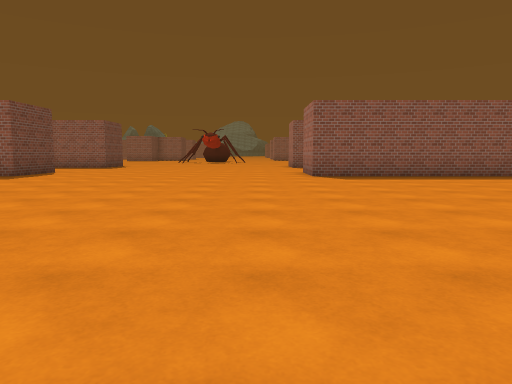
View 1 (above)

24 first-person views from a walk through a scene from a Unity 3-D project. The camera is 1.2 m above the floor, tilts 6° down and sees 70° across. The floor is counted in squares, 2 m on a side. Each view is taken from the middle of a square. On the plan, view 1 faces up. The plan holds only what a view shows up to about 10 squares ahead; the rest is blank. The place goes on beyond the plan. Some surface patterns are stand-ins.

View 2
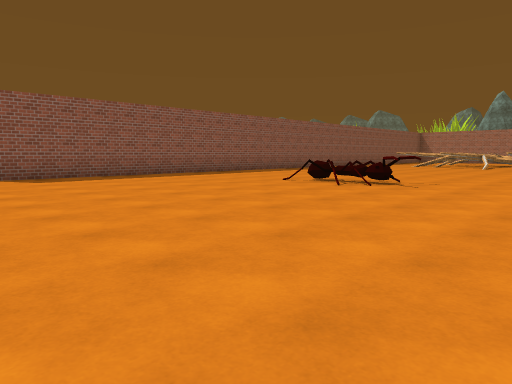

View 3
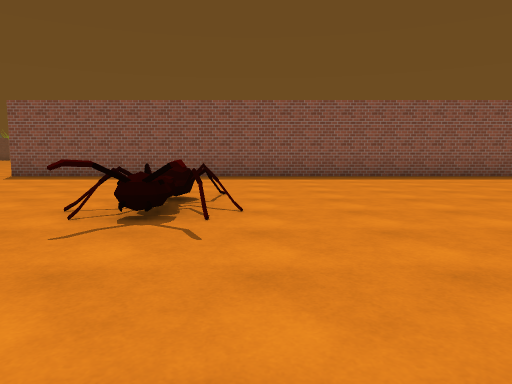

View 4
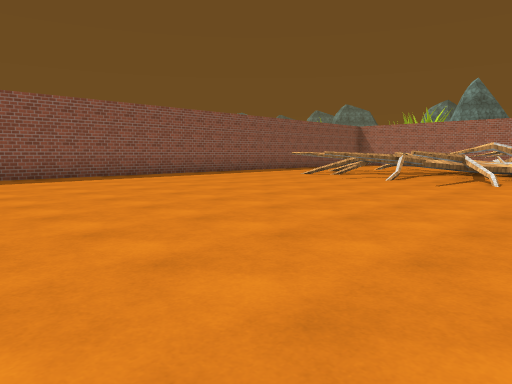

View 5
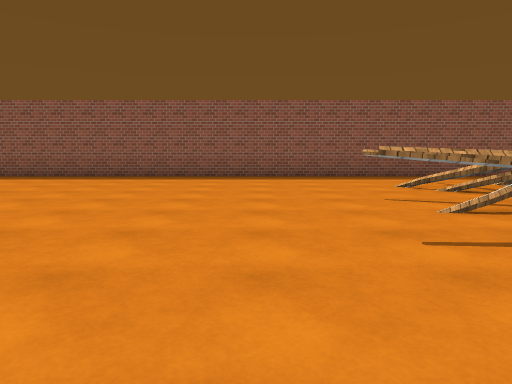

View 6
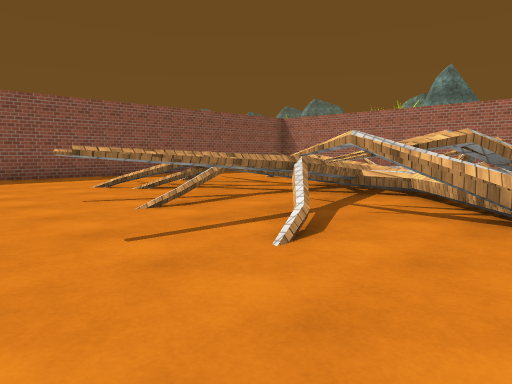

View 7
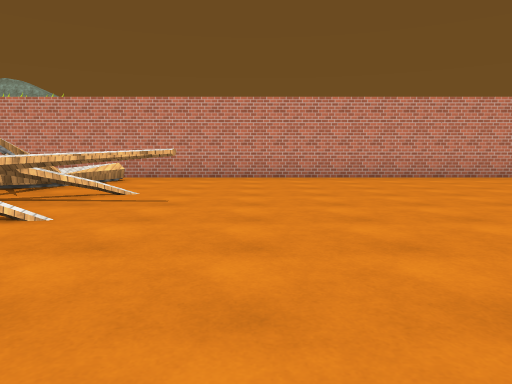

View 8
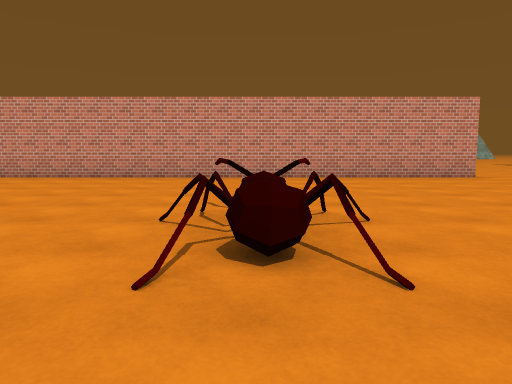

View 9
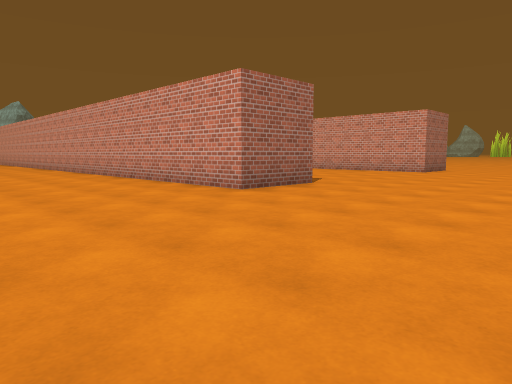

View 10
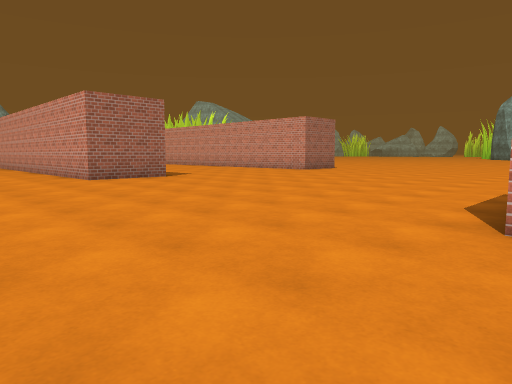

View 11
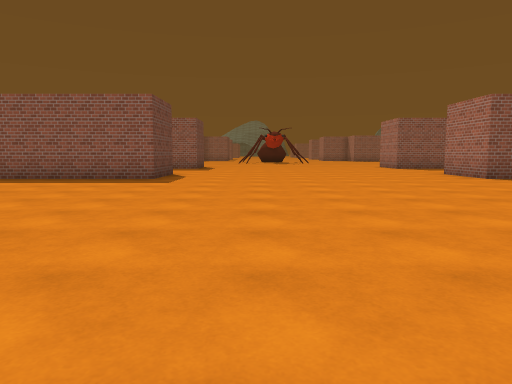

View 12
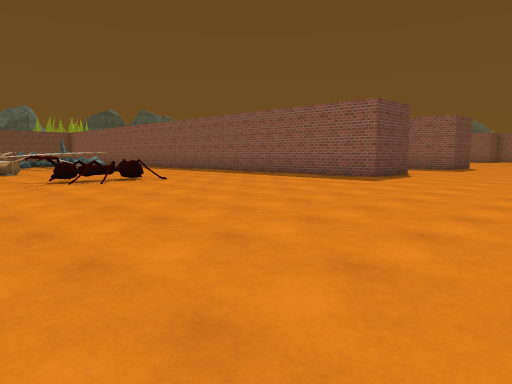

View 13
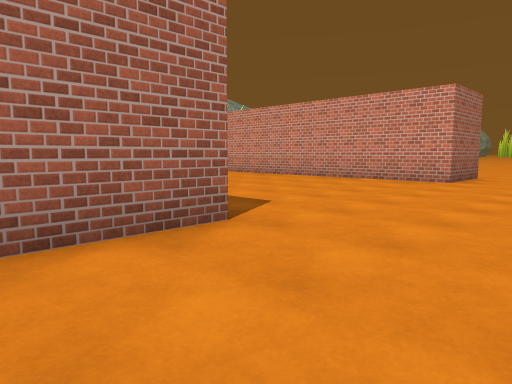

View 14
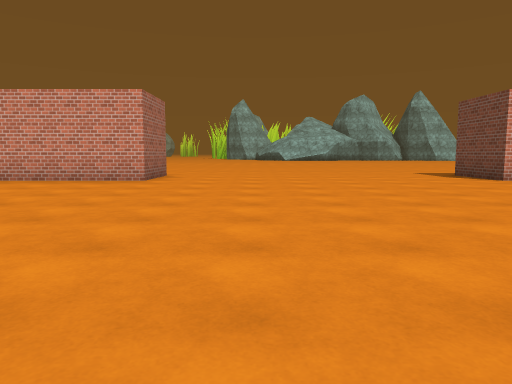

View 15
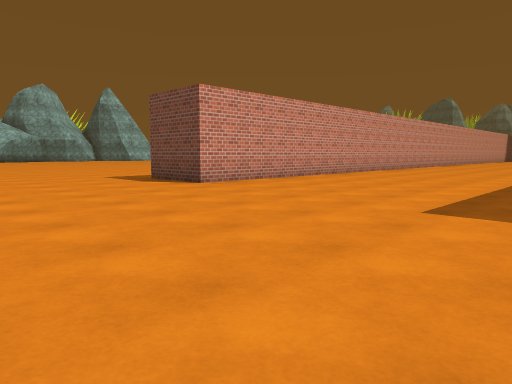

View 16
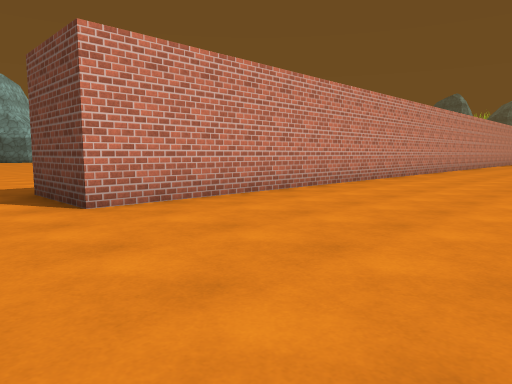

View 17
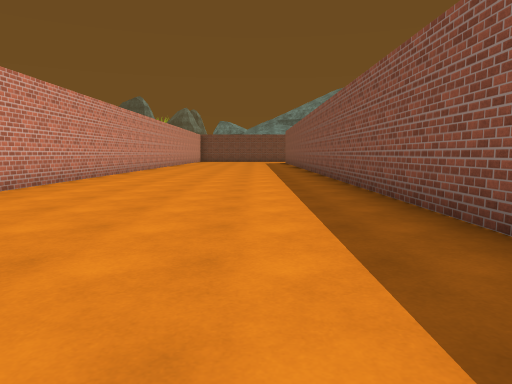

View 18
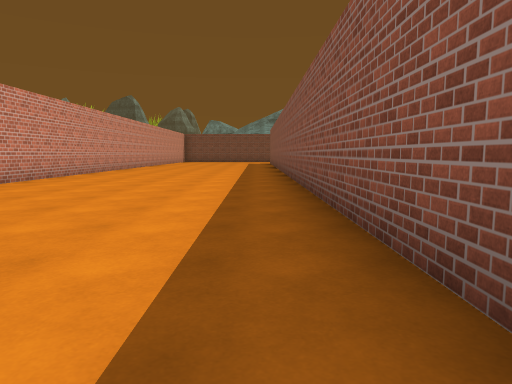

View 19
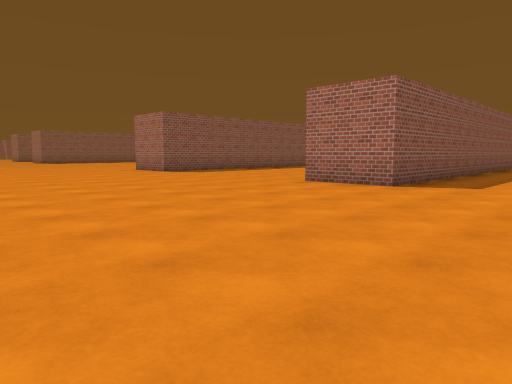

View 20
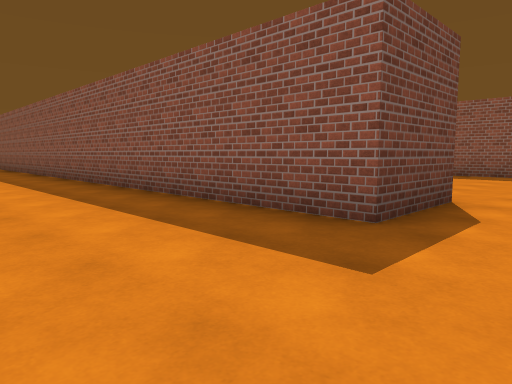

View 21
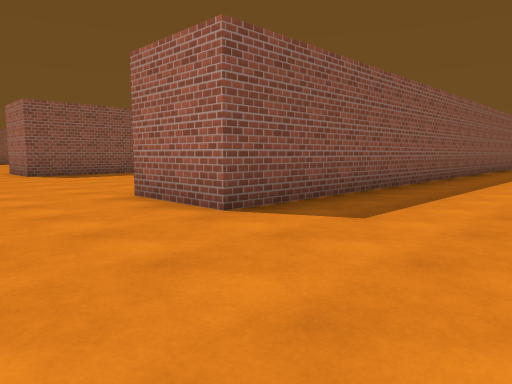

View 22
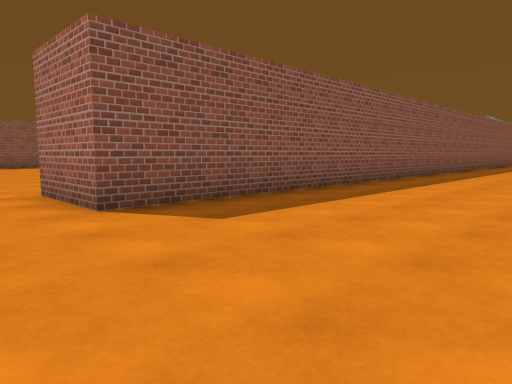

View 23
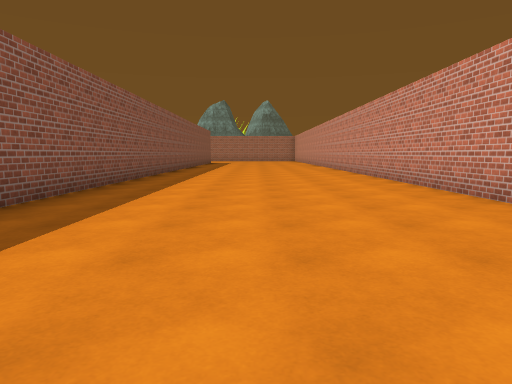

View 24
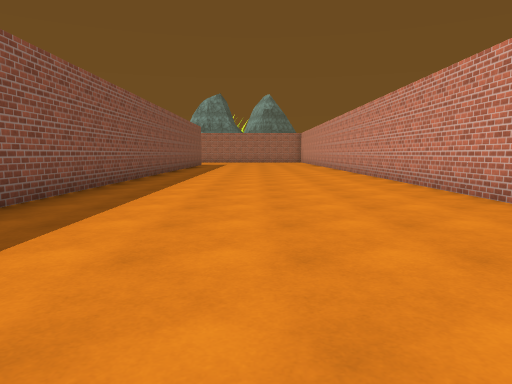

### Floor plan
Points are (right, up) in squares from view 1. A wall is a line through its corners. A room is listed if a view was taken in it or the views show most of it. See-through windows are left out.
Room 1 (views 1, 2, 3, 4, 5, 6, 7, 8, 9, 10, 11, 12, 13, 14, 15, 16, 17, 18, 19, 20, 21, 22, 23, 24)
walls: (-6.9, -4.1) (-17.9, -4.1); (8.4, -10.1) (18.1, -10.1); (10.4, -12.1) (1.5, -12.1) (1.5, -10.1) (5.2, -10.1); (-6.5, 11.1) (-6.5, 9.7) (-10.1, 9.7); (17.1, 2.5) (14.9, 2.8) (17.1, 2.6); (17.5, 0.7) (17.5, 1.9) (17.2, 2.2); (17.6, 0.8) (17.3, 1.9); (17.4, 2.4) (16.6, 2.1); (18.1, -4.1) (1.5, -4.1) (1.5, -2.2) (18.5, -2.2); (18, 1.9) (17.7, 2.6); (18.2, 0.9) (17.7, 1.6); (17.5, 4.1) (15.4, 5.2); (18.5, 0.7) (18, 1.1); (-18.1, -10.1) (-6.5, -10.1) (-6.5, -12.1) (-16.4, -12.1); (18.5, 9.7) (1.5, 9.7) (1.5, 11.1)
low walls: (16.5, 2) (17.1, 2.6); (16.5, 2.1) (17.1, 2.5); (18.5, 0.8) (18.2, 1.3); (17.6, 5.5) (16.9, 6.4)
objects: other object (-11, 3) to (-10, 5); other object (7, 3) to (7, 5)

Positions as (right, up) in squares from view 1, and headings:
1: (0, 0), facing up
2: (0, 0), facing up-right
3: (8, 0), facing up
4: (8, 0), facing up-right
5: (14, 0), facing up
6: (14, 0), facing up-right
7: (14, 7), facing down
8: (7, 7), facing down
9: (-3, 2), facing down-right
10: (-7, 1), facing down-right
11: (-4, 1), facing up
12: (-2, 1), facing up-left
13: (-1, -2), facing down-right
14: (-1, -2), facing down
15: (-2, -4), facing down-left
16: (-5, -6), facing down-left
17: (-7, -6), facing left
18: (-8, -5), facing left
19: (-5, -15), facing up-right
20: (-5, -15), facing up-left
21: (-1, -15), facing up-right
22: (0, -8), facing up-right
23: (4, -7), facing right
24: (8, -7), facing right
